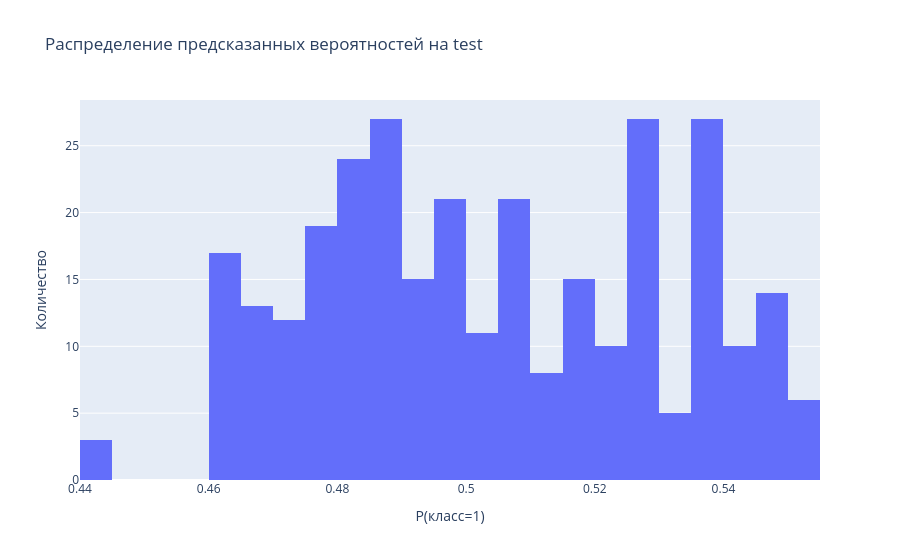

This figure's notebook cell:
### Markdown cell above
## Графики
Строим распределение вероятностей, основные метрики, ROC и матрицу ошибок.

### Code cell
fig_p = px.histogram(x=test_proba, nbins=30, title='Распределение предсказанных вероятностей на test')
fig_p.update_layout(xaxis_title='P(класс=1)', yaxis_title='Количество')
fig_p.show()

### Figure 1 — Plotly figure (JSON) as saved in the notebook; plotly's stock layout.template omitted (floating-point values rounded to 4 significant figures; data arrays with more than 128 entries replaced by an {"elided": "..."} marker saying what was removed)
{"data": [{"bingroup": "x", "hovertemplate": "x=%{x}<br>count=%{y}<extra></extra>", "legendgroup": "", "marker": {"color": "#636efa", "pattern": {"shape": ""}}, "name": "", "nbinsx": 30, "orientation": "v", "showlegend": false, "type": "histogram", "x": {"elided": "305 float values"}, "xaxis": "x", "yaxis": "y"}], "layout": {"barmode": "relative", "legend": {"tracegroupgap": 0}, "title": {"text": "Распределение предсказанных вероятностей на test"}, "xaxis": {"anchor": "y", "domain": [0, 1], "title": {"text": "P(класс=1)"}}, "yaxis": {"anchor": "x", "domain": [0, 1], "title": {"text": "Количество"}}}}
